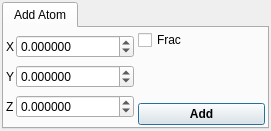
<ui version="4.0" >
 <class>BuildDialog</class>
 <widget class="QDialog" name="BuildDialog" >
  <property name="geometry" >
   <rect>
    <x>0</x>
    <y>0</y>
    <width>271</width>
    <height>131</height>
   </rect>
  </property>
  <property name="windowTitle" >
   <string>Build</string>
  </property>
  <property name="windowIcon" >
   <iconset resource="icons.qrc" >
    <normaloff>:/stackicons/icons/stack_edit.svg</normaloff>:/stackicons/icons/stack_edit.svg</iconset>
  </property>
  <layout class="QHBoxLayout" >
   <property name="spacing" >
    <number>4</number>
   </property>
   <property name="margin" >
    <number>2</number>
   </property>
   <item>
    <widget class="QTabWidget" name="tabWidget" >
     <property name="currentIndex" >
      <number>0</number>
     </property>
     <widget class="QWidget" name="AddAtomTab" >
      <property name="geometry" >
       <rect>
        <x>0</x>
        <y>0</y>
        <width>255</width>
        <height>90</height>
       </rect>
      </property>
      <attribute name="title" >
       <string>Add Atom</string>
      </attribute>
      <layout class="QHBoxLayout" >
       <property name="spacing" >
        <number>4</number>
       </property>
       <property name="margin" >
        <number>2</number>
       </property>
       <item>
        <layout class="QGridLayout" >
         <property name="margin" >
          <number>0</number>
         </property>
         <property name="spacing" >
          <number>2</number>
         </property>
         <item row="0" column="1" >
          <widget class="QDoubleSpinBox" name="AtomXCoordSpin" >
           <property name="sizePolicy" >
            <sizepolicy vsizetype="Fixed" hsizetype="Expanding" >
             <horstretch>0</horstretch>
             <verstretch>0</verstretch>
            </sizepolicy>
           </property>
           <property name="decimals" >
            <number>6</number>
           </property>
           <property name="minimum" >
            <double>-100000.000000000000000</double>
           </property>
           <property name="maximum" >
            <double>100000.000000000000000</double>
           </property>
          </widget>
         </item>
         <item row="1" column="1" >
          <widget class="QDoubleSpinBox" name="AtomYCoordSpin" >
           <property name="sizePolicy" >
            <sizepolicy vsizetype="Fixed" hsizetype="Expanding" >
             <horstretch>0</horstretch>
             <verstretch>0</verstretch>
            </sizepolicy>
           </property>
           <property name="decimals" >
            <number>6</number>
           </property>
           <property name="minimum" >
            <double>-100000.000000000000000</double>
           </property>
           <property name="maximum" >
            <double>1000000.000000000000000</double>
           </property>
          </widget>
         </item>
         <item row="1" column="0" >
          <widget class="QLabel" name="label_50" >
           <property name="sizePolicy" >
            <sizepolicy vsizetype="Preferred" hsizetype="Minimum" >
             <horstretch>0</horstretch>
             <verstretch>0</verstretch>
            </sizepolicy>
           </property>
           <property name="text" >
            <string>Y</string>
           </property>
          </widget>
         </item>
         <item row="2" column="1" >
          <widget class="QDoubleSpinBox" name="AtomZCoordSpin" >
           <property name="sizePolicy" >
            <sizepolicy vsizetype="Fixed" hsizetype="Expanding" >
             <horstretch>0</horstretch>
             <verstretch>0</verstretch>
            </sizepolicy>
           </property>
           <property name="decimals" >
            <number>6</number>
           </property>
           <property name="minimum" >
            <double>-1000000.000000000000000</double>
           </property>
           <property name="maximum" >
            <double>100000.000000000000000</double>
           </property>
          </widget>
         </item>
         <item row="0" column="0" >
          <widget class="QLabel" name="label_22" >
           <property name="sizePolicy" >
            <sizepolicy vsizetype="Preferred" hsizetype="Minimum" >
             <horstretch>0</horstretch>
             <verstretch>0</verstretch>
            </sizepolicy>
           </property>
           <property name="text" >
            <string>X</string>
           </property>
          </widget>
         </item>
         <item row="2" column="0" >
          <widget class="QLabel" name="label_51" >
           <property name="sizePolicy" >
            <sizepolicy vsizetype="Preferred" hsizetype="Minimum" >
             <horstretch>0</horstretch>
             <verstretch>0</verstretch>
            </sizepolicy>
           </property>
           <property name="text" >
            <string>Z</string>
           </property>
          </widget>
         </item>
        </layout>
       </item>
       <item>
        <layout class="QVBoxLayout" >
         <property name="spacing" >
          <number>6</number>
         </property>
         <property name="margin" >
          <number>0</number>
         </property>
         <item>
          <widget class="QCheckBox" name="AddAtomFractionalCheck" >
           <property name="sizePolicy" >
            <sizepolicy vsizetype="Fixed" hsizetype="Expanding" >
             <horstretch>0</horstretch>
             <verstretch>0</verstretch>
            </sizepolicy>
           </property>
           <property name="toolTip" >
            <string>ACtivate to add the atom in fractional coordinates</string>
           </property>
           <property name="text" >
            <string>Frac</string>
           </property>
          </widget>
         </item>
         <item>
          <spacer>
           <property name="orientation" >
            <enum>Qt::Vertical</enum>
           </property>
           <property name="sizeHint" stdset="0" >
            <size>
             <width>20</width>
             <height>40</height>
            </size>
           </property>
          </spacer>
         </item>
         <item>
          <widget class="QPushButton" name="AddAtomButton" >
           <property name="sizePolicy" >
            <sizepolicy vsizetype="Fixed" hsizetype="Expanding" >
             <horstretch>0</horstretch>
             <verstretch>0</verstretch>
            </sizepolicy>
           </property>
           <property name="font" >
            <font>
             <weight>75</weight>
             <bold>true</bold>
            </font>
           </property>
           <property name="toolTip" >
            <string>Create a new atom at th e specified coordinates (with element defined above)</string>
           </property>
           <property name="text" >
            <string>Add</string>
           </property>
          </widget>
         </item>
        </layout>
       </item>
      </layout>
     </widget>
    </widget>
   </item>
  </layout>
 </widget>
 <tabstops>
  <tabstop>tabWidget</tabstop>
  <tabstop>AtomXCoordSpin</tabstop>
  <tabstop>AtomYCoordSpin</tabstop>
  <tabstop>AtomZCoordSpin</tabstop>
 </tabstops>
 <resources>
  <include location="icons.qrc" />
 </resources>
 <connections/>
</ui>
